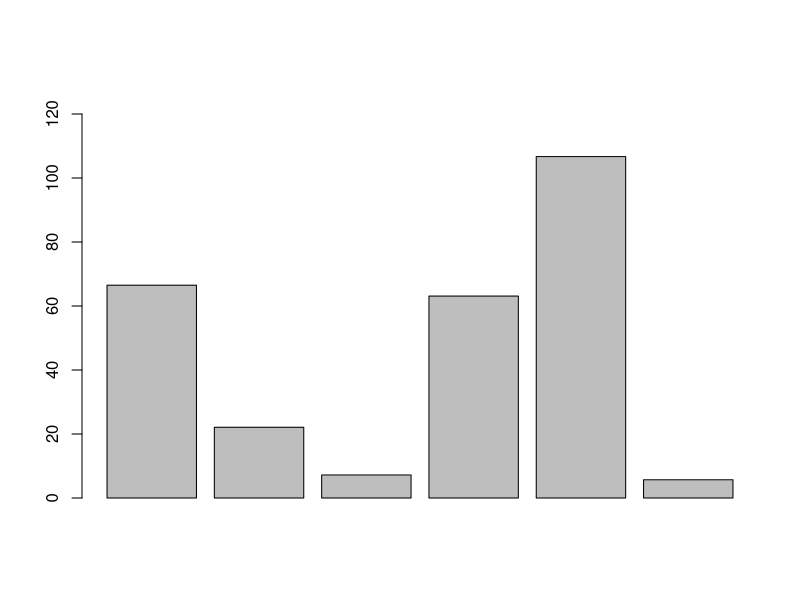
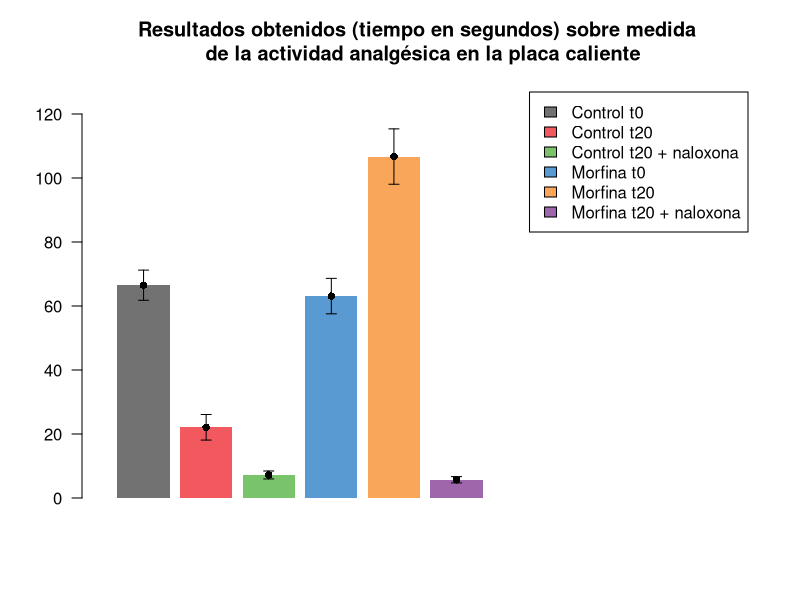

Source code (R) for these figures, in order:
######################################################################
######### GRÁFICO DE BARRAS CON BARRAS DE ERROR ESTÁNDAR #############
# Ander Raso Vázquez anderraso@gmail.com
# fuente: https://morevine.wordpress.com/2010/05/06/statistics-with-r-barplots-with-errorbars/
######################################################################

# obtener datos del csv
mouse <- read.csv("farma.csv", header = T)

# medias para el gráfico Grafico
m1 <- mean(mouse$salino.t0)
m2 <- mean(mouse$salino.t20)
m3 <- mean(mouse$naloxona.5mg.kg)
m4 <- mean(mouse$morfina.10mg.kg.t0)
m5 <- mean(mouse$morfina.10mg.kg.t.20)
m6 <- mean(mouse$Morf.naloxona.5mg.kg)

heights = c(m1, m2, m3, m4, m5, m6)

# Crear el gráfico de barras
bp = barplot(heights, ylim=c(0,130))

barplot(heights, ylim=c(0,130), xlim=c(0,12), 
        las    = 1,  # las gives orientation of axis labels
        col    = c("#727272", "#f1595f", "#79c36a", "#599ad3", "#f9a65a", "#9e66ab"),
        border = NA,  # No borders on bars
        main   = "Resultados obtenidos (tiempo en segundos) sobre medida \n de la actividad analgésica en la placa caliente",  # \n = line break
        legend = c("Control t0", "Control t20", "Control t20 + naloxona", "Morfina t0", "Morfina t20", "Morfina t20 + naloxona"))

# colorines
#727272
#f1595f
#79c36a
#599ad3
#f9a65a
#9e66ab
#cd7058
#d77fb3







# install.packages("psych")
library("psych") # para la función "describe"

# Sacar el error estándar
se1 <- describe(mouse$salino.t0)$se
se2 <- describe(mouse$salino.t20)$se
se3 <- describe(mouse$naloxona.5mg.kg)$se
se4 <- describe(mouse$morfina.10mg.kg.t0)$se
se5 <- describe(mouse$morfina.10mg.kg.t.20)$se
se6 <- describe(mouse$Morf.naloxona.5mg.kg)$se

# media - error estándar = parte inferior de la barra de error
# media + error estándar = parte superior de la barra de error
lower = c(m1-se1, m2-se2, m3-se3, m4-se4, m5-se5, m6-se6)
upper = c(m1+se1, m2+se2, m3+se3, m4+se4, m5+se5, m6+se6)

#install.packages("Hmisc")
library("Hmisc") # para la función "errbar"

print(bp) # importante quedarnos con [,1]
print(bp[,1]) # localización del centro de la barra

# errbar(x, y, upper, lower)
# Añadir al gráfico de barras las barras de error
errbar(bp[,1], heights, upper, lower, add=T, xlab="")
